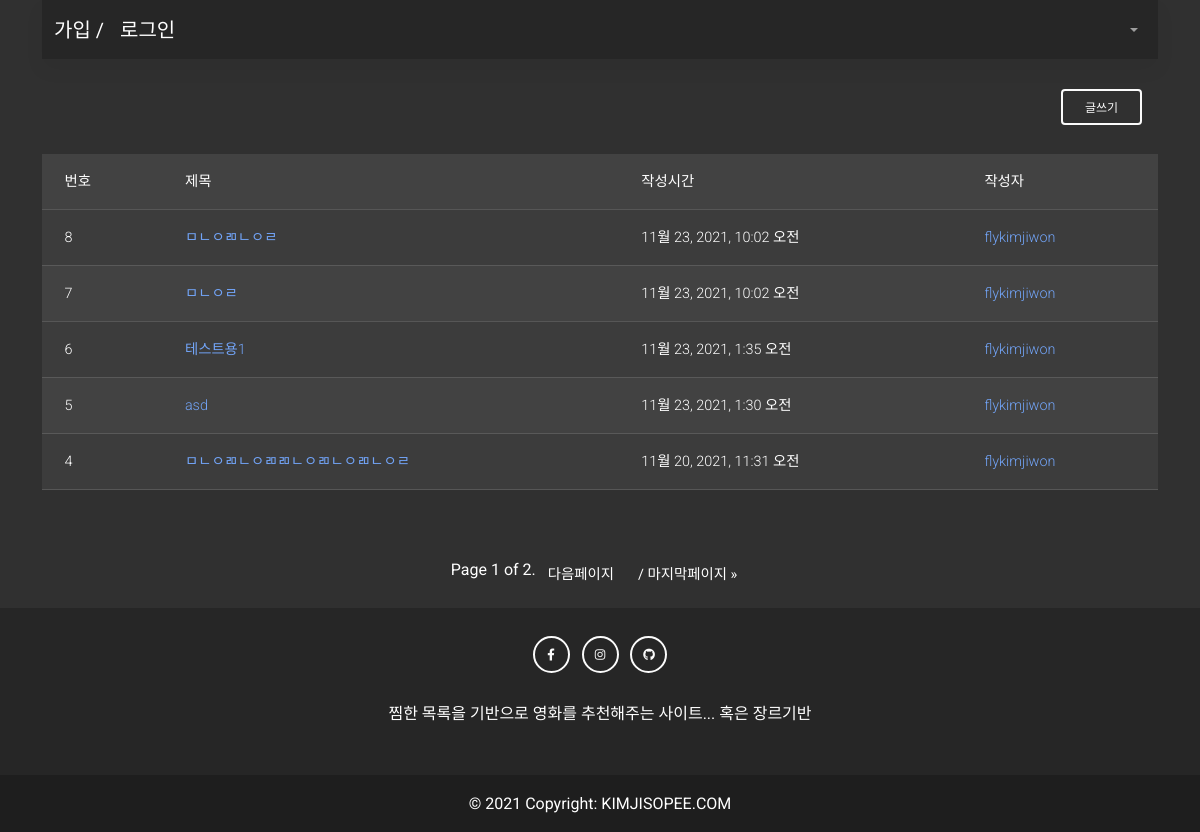
/community/, run on the app's committed database.
### community/models.py (models this page shows, shortened)
class Review(models.Model):
    title = models.CharField(max_length=100)
    content = models.TextField()
    created_at = models.DateTimeField(auto_now_add=True)
    updated_at = models.DateTimeField(auto_now=True)
    user = models.ForeignKey(settings.AUTH_USER_MODEL, on_delete=models.CASCADE)

### accounts/models.py (models this page shows)
class User(AbstractUser):
    pass

### community/views.py (the view)
# urls.py: path('', views.index, name='index'),
@require_GET
def index(request):
    reviews = Review.objects.order_by('-pk')
    paginator = Paginator(reviews,5)
    page_number = request.GET.get('page')
    page_obj = paginator.get_page(page_number)
    context = {
        'reviews': reviews,
        'page_obj':page_obj,
    }
    return render(request, 'community/index.html', context)

### community/templates/community/index.html (shortened to what this page needs)
{% extends 'base.html' %}
{% block content %}
<br>
<div class='d-flex justify-content-end'>
  <a class="navbar-brand" href="{% url 'community:create'%}">
    <button type="button" id="test" class="btn btn-outline-light mb-4 float-right" >
    글쓰기
    </button>
  </a>
</div>
<table class="table table-striped table-hover">
<thead>
<tr>
<th>번호</th>
<th>제목</th>
<th>작성시간</th>
<th>작성자</th>
</tr>
</thead>
<tbody>
{% for review in page_obj %}
<tr>
<td>{{ review.pk }}</td>
<td><a href="{% url 'community:detail' review.pk %}">{{ review.title }}</a></td>
<td>{{ review.created_at }}</td>
<td><a href="{% url 'accounts:profile' review.user.username %}">{{ review.user }}</a></td>
</tr>
{% endfor %}
</tbody>
</table>
<br><br>
<nav class="pagination justify-content-center" aria-label="Page navigation example">
    <ul class="step-links pagination">
        <span class="current">
            Page {{ page_obj.number }} of {{ page_obj.paginator.num_pages }}.
        </span>
        {% if page_obj.has_next %}
            <li class="page-item"><a href="?page={{ page_obj.next_page_number }}" class="page-link">다음페이지</a></li>
            <li class="page-item"><a href="?page={{ page_obj.paginator.num_pages }}" class="page-link">/ 마지막페이지 &raquo;</a></li>
        {% endif %}
    </ul>
</nav>
{% endblock %}

### data on the page
Review: pk "8", title "ㅁㄴㅇㄻㄴㅇㄹ", created_at "11월 23, 2021, 10:02 오전", user "flykimjiwon"
Review: pk "7", title "ㅁㄴㅇㄹ", created_at "11월 23, 2021, 10:02 오전", user "flykimjiwon"
Review: pk "6", title "테스트용1", created_at "11월 23, 2021, 1:35 오전", user "flykimjiwon"
Review: pk "5", title "asd", created_at "11월 23, 2021, 1:30 오전", user "flykimjiwon"
Review: pk "4", title "ㅁㄴㅇㄻㄴㅇㄻㄻㄴㅇㄻㄴㅇㄻㄴㅇㄹ", created_at "11월 20, 2021, 11:31 오전", user "flykimjiwon"

### other printed values
{{ page_obj.number }} "1"
{{ page_obj.paginator.num_pages }} "2"
